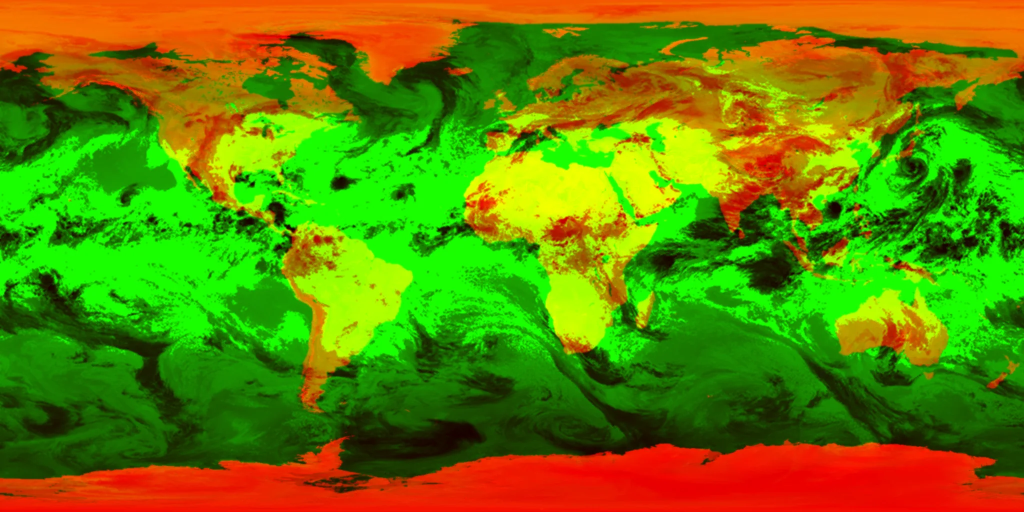
#> input picture src/assets/earth/earth-packed.webp, 2048 x 1024 px, found by its file name (shown at 1/2 size)
$ python render-earth-horizon.py src/assets/earth/earth-packed.webp src/assets/earth/earth-horizon.webp
#> lines starting #> are read from the running program, lines starting #| are printed output that depends on the picture; after the words box and inside, x2 and y2 are one past the last pixel; in counts of white or black regions, pixels touching at a corner belong together
"""Pre-render the halftone Earth horizon for the hero arrival card.

Usage: python3 scripts/render-earth-horizon.py src/assets/earth/earth-packed.webp src/assets/earth/earth-horizon.webp
Needs numpy and Pillow. Reads the packed texture (R = land, G = clouds)."""
import sys
import numpy as np
from PIL import Image

src, out = sys.argv[1], sys.argv[2]
tex = np.asarray(Image.open(src).convert('RGB')).astype(np.float32) / 255
th, tw, _ = tex.shape
#> th = 1024; tw = 2048

W = 2000                     # output width; disc diameter = 0.84 W
D = int(W * 0.84); R = D / 2
H = int(W * 0.5)             # keep only the top half: a horizon arc
cx, cy = W / 2, R + (W - D) / 2  # disc centre in full-canvas coords

ys, xs = np.mgrid[0:H, 0:W].astype(np.float32)
nx = (xs + 0.5 - cx) / R
ny = (cy - (ys + 0.5)) / R
r2 = nx * nx + ny * ny
inside = r2 <= 1
nz = np.sqrt(np.clip(1 - r2, 0, 1))

# View centred on lat 8°N, lon 18°E (Africa / Europe at the top of the arc).
lat0, lon0 = np.radians(8), np.radians(18)
# Rotate view vector into world: tilt about x by lat0.
y_w = ny * np.cos(lat0) + nz * np.sin(lat0)
z_w = -ny * np.sin(lat0) + nz * np.cos(lat0)
lat = np.arcsin(np.clip(y_w, -1, 1))
lon = np.arctan2(nx, z_w) + lon0
u = ((lon / (2 * np.pi) + 0.5) % 1) * (tw - 1)
v = (0.5 - lat / np.pi) * (th - 1)
samp = tex[v.astype(int).clip(0, th - 1), u.astype(int).clip(0, tw - 1)]
land, clouds = samp[..., 0], samp[..., 1]
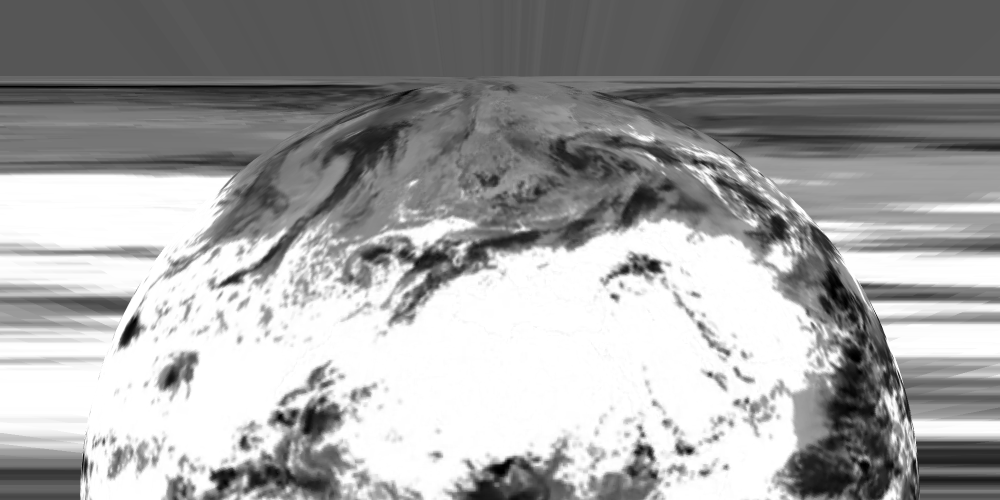
#> clouds: shape (1000, 2000) float32 (shown at 1/2 size); min 0, max 1, mean 0.629
surface = np.clip((land - 0.12) / 0.6, 0, 1) * 0.92 + np.clip((clouds - 0.5) / 0.45, 0, 1) * 0.18 + 0.05
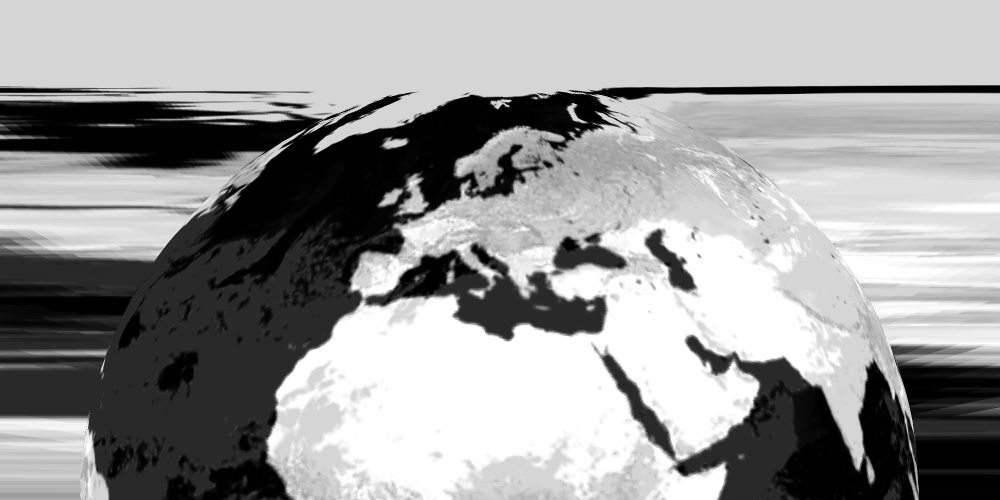
#> surface: shape (1000, 2000) float32 (shown at 1/2 size); min 0.05, max 1.15, mean 0.711; drawn with min black and max white

# Light from upper left, plus limb darkening.
light = np.clip(0.25 + 0.75 * (nx * -0.35 + ny * 0.55 + nz * 0.76), 0, 1)
tone = surface * light * (0.18 + 0.82 * nz ** 0.4)
tone = np.where(inside, tone, 0)
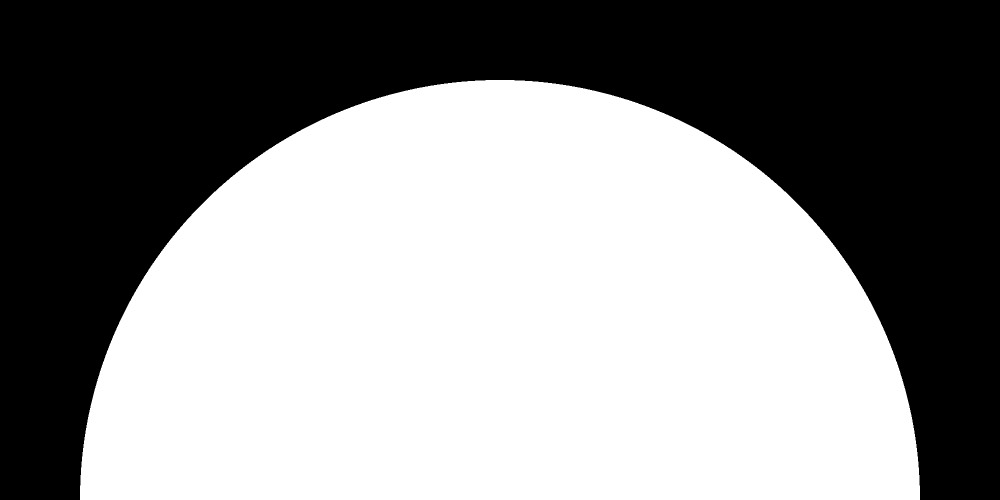
#> inside: shape (1000, 2000) bool (shown at 1/2 size); 55.4% white; 1 black region, box (x1, y1, x2, y2) and area: (0, 0, 2000, 1000) 891660

# Halftone: dots on a 45° grid, radius from tone.
cell = 9.0
a = np.radians(45)
gx = (xs * np.cos(a) - ys * np.sin(a)) / cell
gy = (xs * np.sin(a) + ys * np.cos(a)) / cell
fx, fy = gx - np.round(gx), gy - np.round(gy)
dist = np.sqrt(fx * fx + fy * fy)
radius = 0.62 * np.sqrt(np.clip(tone, 0, 1))
dots = np.clip((radius - dist) * cell, 0, 1)  # ~1px antialias

# Faint base fill so the sea reads as a sphere, and a red rim + outer glow.
rr = np.sqrt(r2)
base = np.where(inside, 0.05 + 0.05 * nz, 0)
rim = np.exp(-((rr - 1) / 0.012) ** 2) * 0.9
glow = np.where(rr > 1, np.exp(-(rr - 1) / 0.05), 0) * 0.45
inner_rim = np.where(inside, np.exp(-(1 - rr) / 0.04), 0) * 0.35
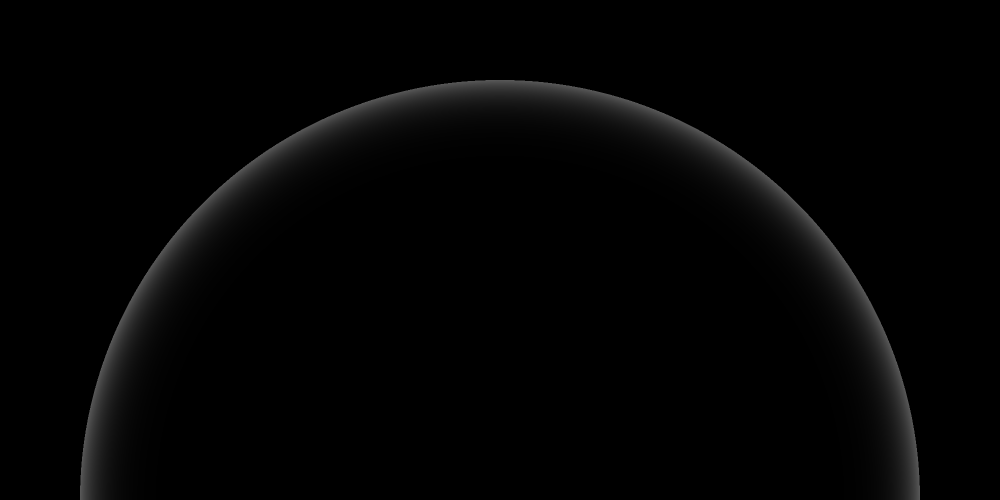
#> inner_rim: shape (1000, 2000) float32 (shown at 1/2 size); min 0, max 0.35, mean 0.0149

bone = np.array([238, 230, 216], np.float32) / 255
red = np.array([230, 36, 41], np.float32) / 255
col_a = dots + base
rgb = bone[None, None] * (dots + base)[..., None] + red[None, None] * (rim + glow + inner_rim)[..., None]
alpha = np.clip(col_a + rim + glow + inner_rim, 0, 1)
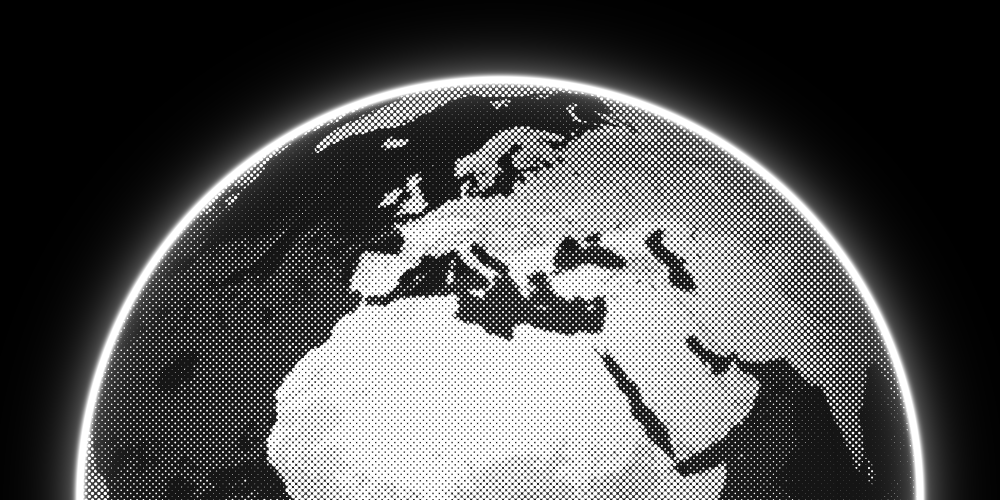
#> alpha: shape (1000, 2000) float32 (shown at 1/2 size); min 5.28e-07, max 1, mean 0.322
rgb = np.where(alpha[..., None] > 0, rgb / np.maximum(alpha[..., None], 1e-4), 0)
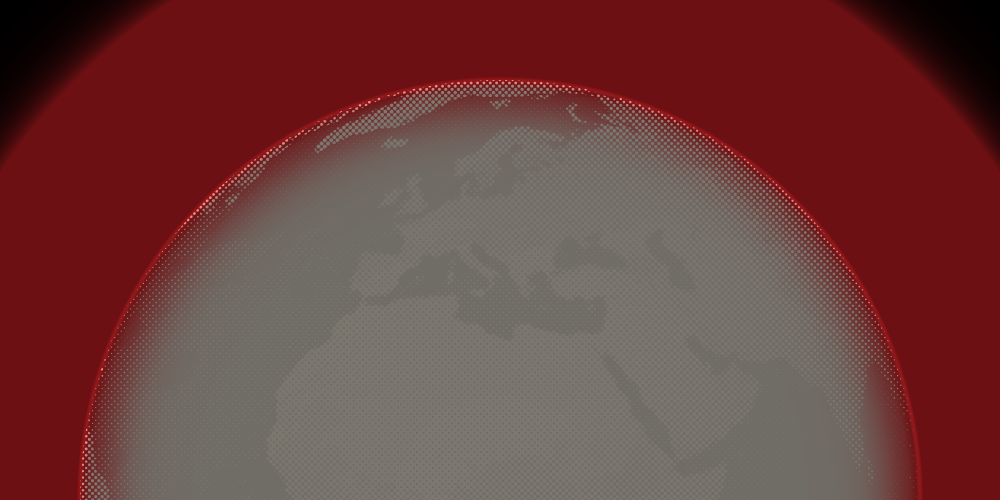
#> rgb: shape (1000, 2000, 3) float32 (shown at 1/2 size); mean of channels 0, 1, 2 0.891, 0.526, 0.514; drawn with min black and max white
img = np.dstack([np.clip(rgb, 0, 1), alpha])
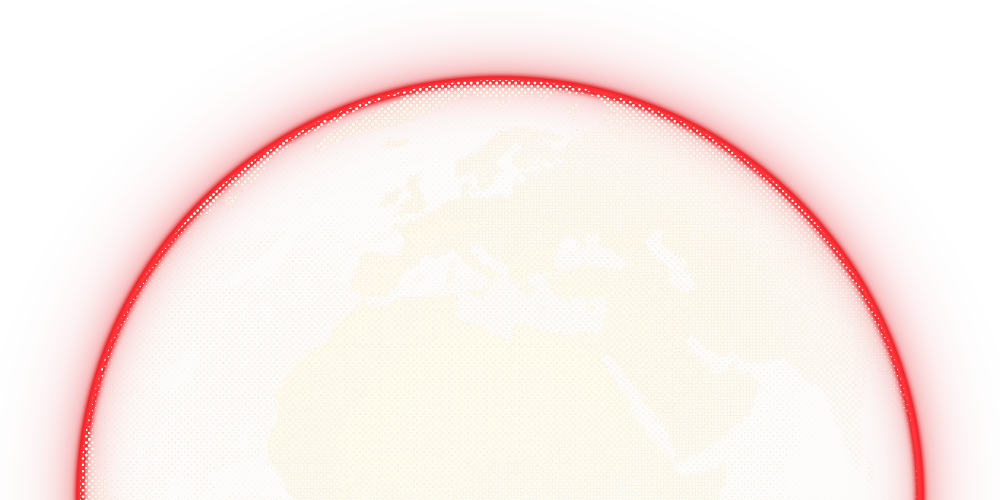
#> img: shape (1000, 2000, 4) float32 (shown at 1/2 size); mean of channels 0, 1, 2, 3 0.886, 0.526, 0.513, 0.321; transparent parts drawn white
Image.fromarray((img * 255).astype(np.uint8), 'RGBA').save(out, 'WEBP', quality=72, method=6)
#> (the run stopped early here; a loop or call above may not have finished)
